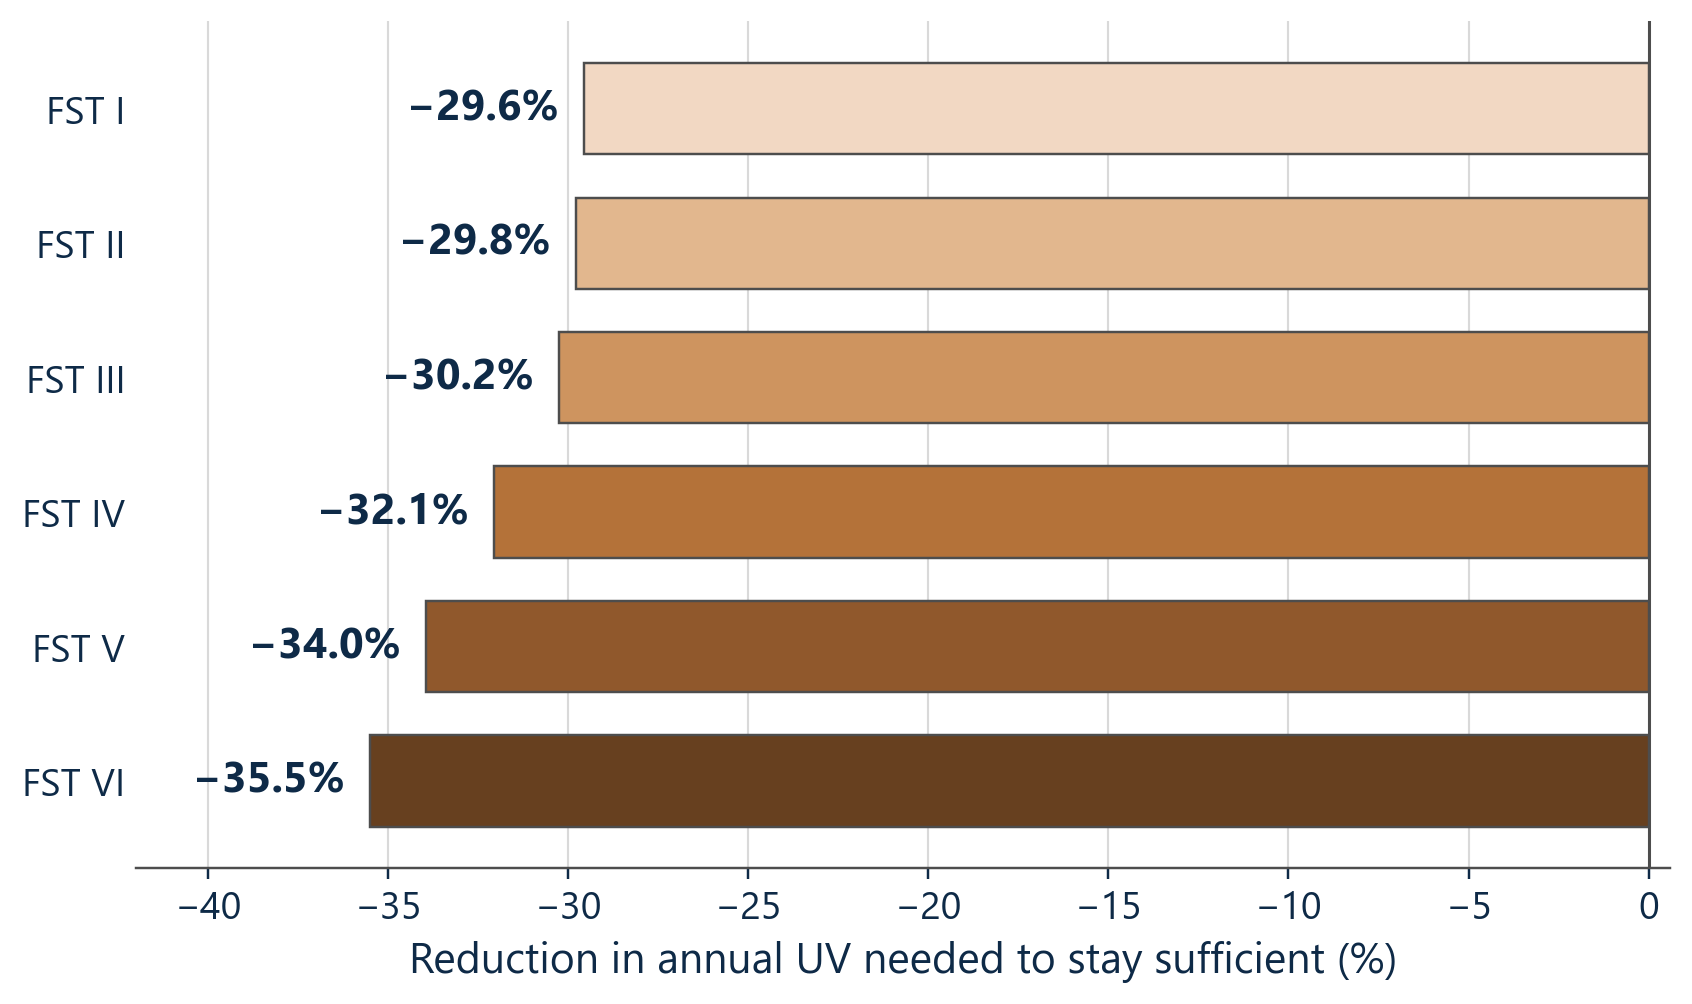

This chart was generated by the following Python code:
"""F3 (hero): UV saving from front-loading, by Fitzpatrick type.

Source: tables/primary_minimum_schedule.csv, n_sessions == 365,
spacing 'uniform' vs 'free'.  Percent change in total_sed, uniform -> free.
"""
import os
import sys

import matplotlib.pyplot as plt
import numpy as np
import pandas as pd

sys.path.insert(0, os.path.dirname(os.path.abspath(__file__)))
from slidestyle import use_slide_style, FST_COLORS, FST_LABELS, TEXT_COLOR, pct  # noqa: E402

HERE = os.path.dirname(os.path.abspath(__file__))
REPO = os.path.abspath(os.path.join(HERE, "..", ".."))
CSV = os.path.join(REPO, "tables", "primary_minimum_schedule.csv")
OUT = os.path.join(HERE, "f3_frontload_saving.png")

EXPECTED = {
    1: -29.5604, 2: -29.7758, 3: -30.2468,
    4: -32.0548, 5: -33.9544, 6: -35.5031,
}


def compute():
    df = pd.read_csv(CSV)
    sel = df[df["n_sessions"] == 365]
    uni = sel[sel["spacing"] == "uniform"].set_index("fst")["total_sed"]
    free = sel[sel["spacing"] == "free"].set_index("fst")["total_sed"]
    pct_change = (free - uni) / uni * 100.0
    return pct_change.sort_index()


def main():
    use_slide_style()
    pct_change = compute()

    for fst, want in EXPECTED.items():
        got = float(pct_change.loc[fst])
        assert round(got, 4) == want, (
            f"F3 assertion FAILED for FST {fst}: expected {want:.4f}%, "
            f"got {got:.10f}%"
        )
    print("F3: all six FST percent changes match the verified values.")

    fig, ax = plt.subplots(figsize=(9, 5))
    order = [1, 2, 3, 4, 5, 6]
    ypos = np.arange(len(order))[::-1]  # FST I at top

    vals = [float(pct_change.loc[f]) for f in order]
    ax.barh(ypos, vals, height=0.68,
            color=[FST_COLORS[f - 1] for f in order],
            edgecolor="#4d4d4d", linewidth=0.8, zorder=3)

    for y, v in zip(ypos, vals):
        # decimals=1: at whole-number precision, FST I/II/III all round to
        # -30% and collapse onto the same label (-29.5604, -29.7758,
        # -30.2468) -- one decimal is the minimum that keeps all six bars
        # distinct, per the "collapse" clause in the rounding rule.
        ax.text(v - 0.7, y, pct(v, decimals=1), va="center", ha="right",
                fontsize=14, fontweight="bold", color=TEXT_COLOR, zorder=4)

    ax.set_yticks(ypos)
    ax.set_yticklabels([f"FST {FST_LABELS[f - 1]}" for f in order])
    ax.set_xlabel("Reduction in annual UV needed to stay sufficient (%)")
    ax.set_xlim(-42.0, 0.6)
    ax.set_ylim(-0.65, len(order) - 0.35)

    ax.grid(axis="x", color="#d9d9d9", linewidth=0.7, zorder=0)
    ax.grid(axis="y", visible=False)
    ax.axvline(0.0, color="#4d4d4d", linewidth=1.0, zorder=2)
    ax.spines["left"].set_visible(False)
    ax.tick_params(axis="y", length=0)

    fig.savefig(OUT)
    plt.close(fig)
    print(f"wrote {OUT}")


if __name__ == "__main__":
    main()
